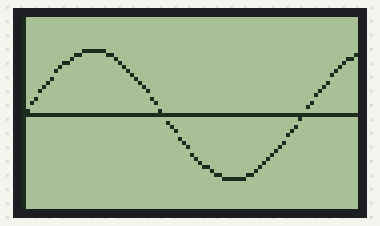
The program below on a simulated MicroPython board. Parts: 84×48 one-colour display. What the program prints to the serial console is not drawn. At 4.4 s the program stops and its outputs stay as they are.

Above: at 4.5 s.

The program:

ondaseno.py
```python
#Por michael para probar el lcd 5110. Plotea onda seno
import gc
import sys, time
import pcd8544
from machine import Pin, SPI
import math
#import framebuf


def plotseno(w,phi,amplitud):
    import framebuf
    spi = SPI(1, baudrate=328125, polarity=0, phase=0)
    cs = Pin(2) #D4
    dc = Pin(15) #D8
    rst = Pin(0) #D3
    #bl = Pin(12, Pin.OUT, value=1) #D6
    print("Variables:OK")
    lcd = pcd8544.PCD8544(spi, cs, dc, rst)
    print("lcd ok")
    buffer = bytearray((lcd.height // 8) * lcd.width)
    framebuf = framebuf.FrameBuffer1(buffer, lcd.width, lcd.height)
    framebuf.fill(1)
    lcd.data(buffer)
    time.sleep(1)
    framebuf.fill(0)
    lcd.data(buffer)
    save=[]
    for i in range(84):
        y=24-amplitud*math.sin((i*w)+phi)
        save.append(y)
        print(i, " {" ,round(y), "} ", y)
        time.sleep_ms(40)
        framebuf.pixel(i,round(y),1)
    #eje y
    print(save)
    framebuf.vline(0, 0, 96, 0xffff)
    #eje x
    framebuf.hline(0, 24, 96, 0xffff)
    #escribiendo datas
    lcd.data(buffer)

if __name__ == "__main__":
    w=0.09
    phi=0
    amplitud=16
    plotseno(w,phi,amplitud)
else:
    pass
```
